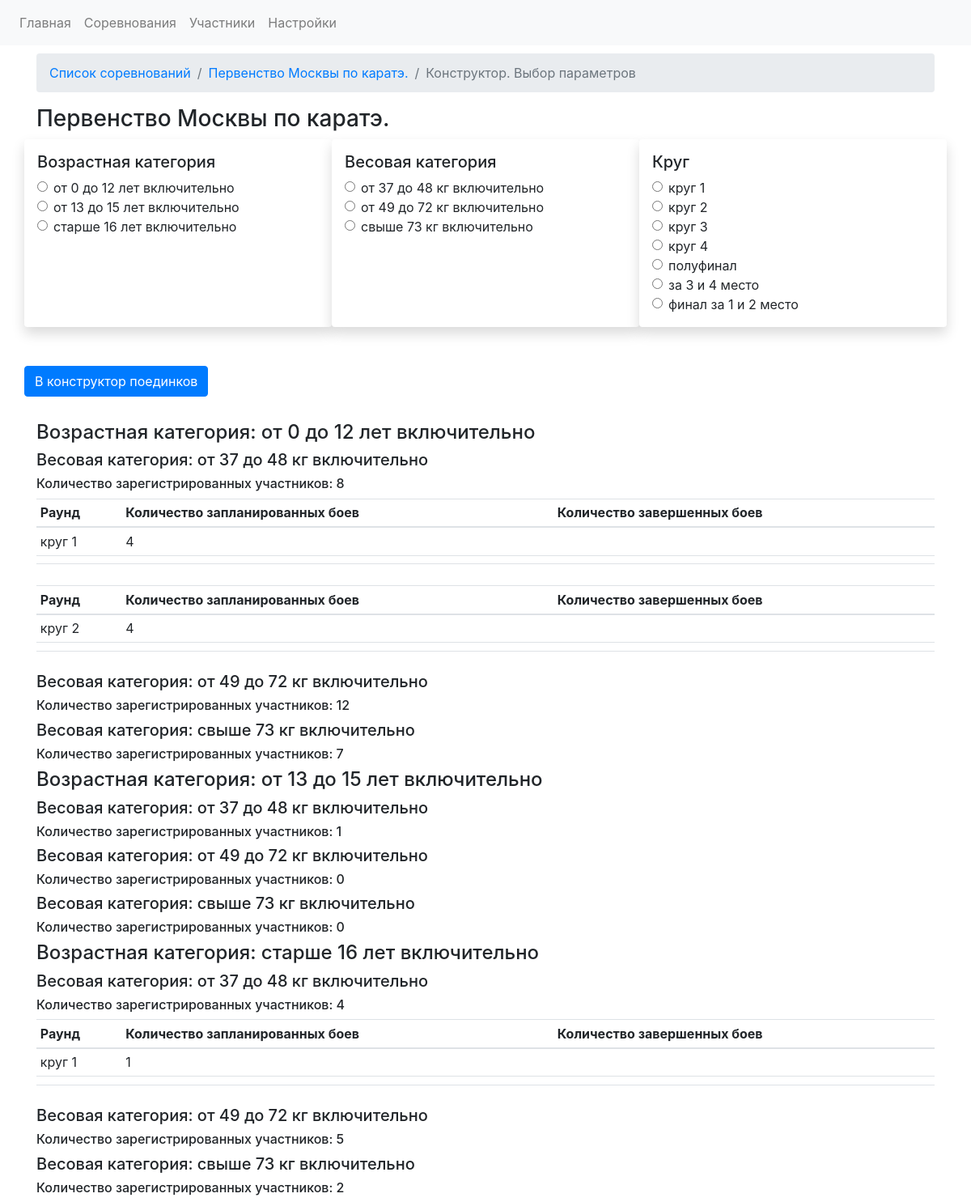
Page /competitions/1/constructor on the committed database.
### app.py (models this page shows)
class CompetitionsDB(db.Model):
    competition_id = db.Column(db.Integer, primary_key=True)
    competition_name = db.Column(db.String)
    competition_date_start = db.Column(db.Date, default=datetime.utcnow)
    competition_date_finish = db.Column(db.Date, default=datetime.utcnow)
    competition_city = db.Column(db.String)
    competition_fights = db.relationship('FightsDB', backref='competition', lazy='dynamic')
    registrations = db.relationship('RegistrationDB', backref='competition')

class AgecategoriesDB(db.Model):
    id = db.Column(db.Integer, primary_key=True)
    sort_index = db.Column(db.Integer)
    age_category_name = db.Column(db.String)
    age_category_start = db.Column(db.Integer)
    age_category_finish = db.Column(db.Integer)
    registrations = db.relationship('RegistrationDB', backref='age_categories')
    fights = db.relationship('FightsDB', backref = 'age_category_backref')

class WeightcategoriesDB(db.Model):
    weight_cat_id = db.Column(db.Integer, primary_key=True)
    sort_index = db.Column(db.Integer)
    weight_category_name = db.Column(db.String)
    weight_category_start = db.Column(db.Integer)
    weight_category_finish = db.Column(db.Integer)
    registrations = db.relationship('RegistrationDB', backref='weight_categories')
    fights = db.relationship('FightsDB', backref = 'weight_category_backref')

class RoundsDB(db.Model):
    id = db.Column(db.Integer, primary_key=True)
    round_name = db.Column(db.String)
    sort_index = db.Column(db.Integer)
    fights = db.relationship('FightsDB', backref = 'roundNo')
    finished_regs = db.relationship('RegistrationDB', backref = 'roundNo')

### app.py (the view, shortened to what this page needs)
@app.route('/competitions/<int:comp_id>/constructor', methods= ['GET', 'POST'])
def fight_constructor(comp_id):
    competition_data = CompetitionsDB.query.get(comp_id)
    weight_categories = WeightcategoriesDB.query.order_by(asc(WeightcategoriesDB.sort_index)).all()
    age_categories = AgecategoriesDB.query.order_by(asc(AgecategoriesDB.sort_index)).all()
    rounds = RoundsDB.query.order_by(asc(RoundsDB.sort_index)).all()
    registrations = RegistrationDB.query.filter_by(competition_id=comp_id).all()
    age_cats_in_reg = [] # список возрастных категорий в регистрациях
    for reg in registrations:
        if reg.age_cat_id not in age_cats_in_reg:
            age_cats_in_reg.append(reg.age_cat_id)
    age_cats_in_reg.sort()
    age_cat_data = {}
    for age_cat in age_categories:
        if age_cat.id in age_cats_in_reg:
            age_cat_names = {}
            age_cat_names["age_cat_id"] = age_cat.id
            age_cat_names["age_cat_name"] = age_cat.age_category_name
            age_cat_data[age_cat.id] = age_cat_names
    weight_cats_in_reg = []  # список возрастных категорий в регистрациях
    for reg in registrations:
        if reg.weight_cat_id not in weight_cats_in_reg:
            weight_cats_in_reg.append(reg.weight_cat_id)
    weight_cats_in_reg.sort()
    weight_cat_data = {}
    for weight_cat in weight_categories:
        if weight_cat.weight_cat_id in weight_cats_in_reg:
            weight_cat_names = {}
            weight_cat_names["weight_cat_id"] = weight_cat.weight_cat_id
            weight_cat_names["weight_cat_name"] = weight_cat.weight_category_name
            weight_cat_data[weight_cat.weight_cat_id] = weight_cat_names
    weight_cat_data_im_age_categories = {} # данные в весовых категориях записываются в возрастные категории
    age_weight_data = {}
    age_data = {}
    for age_cat_id, age_cat in age_cat_data.items():
        age_weight_data = {}
        weight_fighter_data = {}
        for weight_cat_id, weight_cat in weight_cat_data.items():
            age_cat_weight_cat_data = {}  # количество зарегистрированных бойцов в весовой категории
            regs_in_age_and_weight_cat = RegistrationDB.query.filter_by(age_cat_id=age_cat_id, weight_cat_id = weight_cat_id).count()
            age_cat_weight_cat_data["weight_cat_id"] = weight_cat_id
            age_cat_weight_cat_data["weight_cat_name"] = WeightcategoriesDB.query.get(weight_cat_id).weight_category_name
            age_cat_weight_cat_data["fighters_qty_in_weight_cat"] = regs_in_age_and_weight_cat
            fights_in_age_and_weight = FightsDB.query.filter_by(age_category = age_cat_id, weight_category = weight_cat_id).all()
            list_of_rounds_in_age_in_weight = []
            for fight in fights_in_age_and_weight:
                if fight.round_number not in list_of_rounds_in_age_in_weight:
                    list_of_rounds_in_age_in_weight.append(fight.round_number)
            age_weight_rounds_aggregate_data = {}
            for round_id in list_of_rounds_in_age_in_weight:
                age_weight_rounds_data = {}
                age_weight_rounds_data["round_id"] = round_id
                age_weight_rounds_data["round_name"] = RoundsDB.query.get(round_id).round_name
                number_of_planned_fights = FightsDB.query.filter_by(age_category = age_cat_id, weight_category = weight_cat_id, round_number = round_id).count()
                age_weight_rounds_data["planned_fights_qty"] = number_of_planned_fights
                age_weight_rounds_aggregate_data[round_id] = age_weight_rounds_data
            age_cat_weight_cat_data["rounds_data"] = age_weight_rounds_aggregate_data
            weight_fighter_data[weight_cat_id] = age_cat_weight_cat_data
        age_weight_data["age_id"] = age_cat_id
        age_weight_data["age_cat_name"] = AgecategoriesDB.query.get(age_cat_id).age_category_name
        age_weight_data["age_weight_data"] = weight_fighter_data
        age_data[age_cat_id] = age_weight_data
    print(age_data)
    return render_template('fightconstructor.html', age_data = age_data, competition_data=competition_data, age_cat_data = age_cat_data, rounds = rounds, weight_cat_data = weight_cat_data)

### templates/fightconstructor.html (shortened to what this page needs)
{% extends "base.html" %}
{% block head %}
<link rel="stylesheet" href="https://stackpath.bootstrapcdn.com/bootstrap/4.5.0/css/bootstrap.min.css">
<link rel="stylesheet" type="text/css" href="https://cdn.datatables.net/1.10.24/css/dataTables.bootstrap4.min.css">
{% endblock %}
{% block content %}
    <div class="container" style="margin-top: 10px">
        <div class="row">
            <div class="col-lg-12">
                <nav aria-label="breadcrumb">
                      <ol class="breadcrumb">
                        <li class="breadcrumb-item"><a href="{{url_for('competitions')}}">Список соревнований</a></li>
                        <li class="breadcrumb-item"><a href="{{url_for('competition_view', competition_id = competition_data.competition_id)}}">{{ competition_data.competition_name }}</a></li>
                        <li class="breadcrumb-item active" aria-current="page">Конструктор. Выбор параметров</li>
                      </ol>
                </nav>
                <h3>{{ competition_data.competition_name }}</h3>
        <form method="POST" action="{{ url_for('fight_constructor', comp_id = competition_data.competition_id)}}">
                <div class="row">
            <div class="col-lg-4 shadow p-3 mb-5 bg-white rounded">
                <h5>Возрастная категория</h5>
                {% for age_cat_id, age_cat in age_cat_data.items() %}
                    <div class="form-check">
                      <input class="form-check-input" type="radio" value={{ age_cat_id }} name="age_cat_radio" id="flexRadioDefault1">
                      <label class="form-check-label" for="flexRadioDefault1">
                          {{ age_cat["age_cat_name"]}}
                      </label>
                    </div>
                {% endfor %}
            </div>
            <div class="col-lg-4 shadow p-3 mb-5 bg-white rounded">
                <h5>Весовая категория</h5>
                    {% for w_cat_id, w_cat in weight_cat_data.items() %}
                    <div class="form-check">
                      <input class="form-check-input" type="radio" value={{ w_cat_id }} name="weight_cats_radio" id="Radioweightcat">
                      <label class="form-check-label" for="Radioweightcat">
                          {{ w_cat["weight_cat_name"] }}
                      </label>
                    </div>
                    {% endfor %}
            </div>
            <div class="col-lg-4 shadow p-3 mb-5 bg-white rounded">
                <h5>Круг</h5>
                {% for round in rounds %}
                    <div class="form-check">
                      <input class="form-check-input" type="radio" value={{ round.id }} name="round_radio" id="flexRadioDefault1">
                      <label class="form-check-label" for="flexRadioDefault1">
                          {{ round.round_name}}
                      </label>
                    </div>
                {% endfor %}
            </div>
            <button type="submit" class="btn btn-primary">В конструктор поединков</button>
        </div>
        </form>
    </div>
</div>
    <div class="row" style="margin-top: 30px;">
        <div class="col">
            {% for age_cat_id, age_weight_data_dict in age_data.items() %}
                <h4>Возрастная категория: {{ age_weight_data_dict["age_cat_name"] }}</h4>
                {% for weight_cat_id, weight_cat_data_dict in age_weight_data_dict["age_weight_data"].items() %}
                    <h5>Весовая категория: {{ weight_cat_data_dict["weight_cat_name"] }}</h5>
                    <h6>Количество зарегистрированных участников: {{ weight_cat_data_dict["fighters_qty_in_weight_cat"] }}</h6>
                        {% for round_id, round_data in  weight_cat_data_dict["rounds_data"].items() %}
                                    <table class="table table-sm">
                                      <thead>
                                        <tr>
                                          <th scope="col">Раунд</th>
                                          <th scope="col">Количество запланированных боев</th>
                                          <th scope="col">Количество завершенных боев</th>
                                        </tr>
                                      </thead>
                                      <tbody>
                                      <tr>
                                          <td>
                                                {{ round_data["round_name"] }}
                                          </td>
                                          <td>
                                                {{ round_data["planned_fights_qty"] }}
                                          </td>
                                          <td>
                                          </td>
                                      </tr>
                                      <tr>
                                          <td>
                                          </td>
                                          <td>
                                          </td>
                                          <td>
                                          </td>
                                      </tr>
                                      <tr>
                                          <td>
                                          </td>
                                          <td>
                                          </td>
                                          <td>
                                          </td>
                                      </tr>
                                      </tbody>
                                </table>
                    {% endfor %}
                {% endfor %}
            {% endfor %}
        </div>
    </div>
</div>
{% endblock %}

### rows in the picture
CompetitionsDB: competition_name "Первенство Москвы по каратэ."
AgecategoriesDB: age_cat_name "от 0 до 12 лет включительно", age_cat_name "от 0 до 12 лет включительно"
AgecategoriesDB: age_cat_name "от 13 до 15 лет включительно", age_cat_name "от 13 до 15 лет включительно"
AgecategoriesDB: age_cat_name "старше 16 лет включительно", age_cat_name "старше 16 лет включительно"
WeightcategoriesDB: weight_cat_name "от 37 до 48 кг включительно", weight_cat_name "от 37 до 48 кг включительно" "от 37 до 48 кг включительно" "от 37 до 48 кг включительно"
WeightcategoriesDB: weight_cat_name "от 49 до 72 кг включительно", weight_cat_name "от 49 до 72 кг включительно" "от 49 до 72 кг включительно" "от 49 до 72 кг включительно"
WeightcategoriesDB: weight_cat_name "свыше 73 кг включительно", weight_cat_name "свыше 73 кг включительно" "свыше 73 кг включительно" "свыше 73 кг включительно"
RoundsDB: round_name "круг 1", round_name "круг 1" "круг 1"
RoundsDB: round_name "круг 2", round_name "круг 2"
RoundsDB: round_name "круг 3"
RoundsDB: round_name "круг 4"
RoundsDB: round_name "полуфинал"
RoundsDB: round_name "за 3 и 4 место"
RoundsDB: round_name "финал за 1 и 2 место"

### other values in the picture
{{ weight_cat_data_dict["fighters_qty_in_weight_cat"] }} "8" "12" "7" "1" "0" "0" "4" "5" "2"
{{ round_data["planned_fights_qty"] }} "4" "4" "1"
